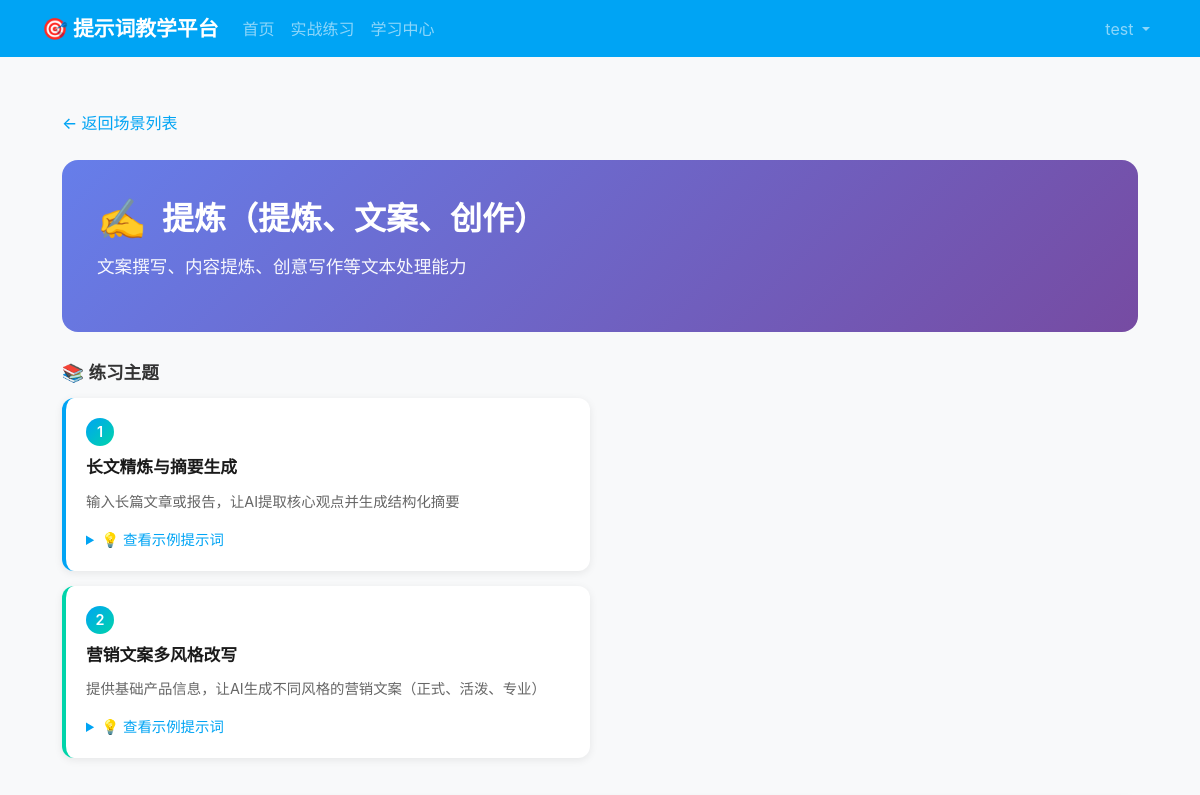
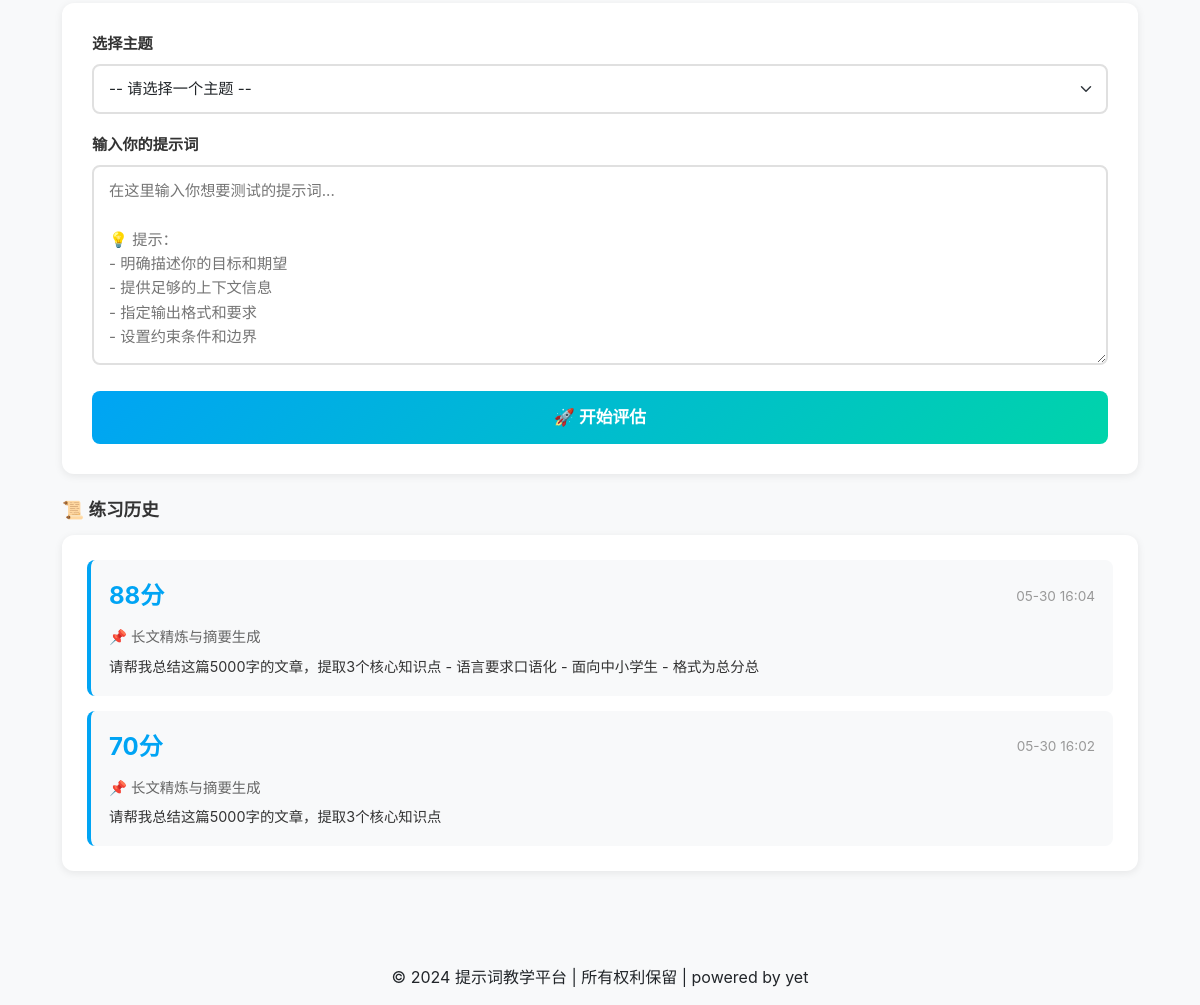
Screenshot of /practice/writing_creation/ (signed in) with the database file from the repository (2 pictures, top to bottom).
### practice/models.py (models this page shows, shortened)
class PracticeScenario(models.Model):
    SCENARIO_CHOICES = [
        ('coding_quality', '编程与代码质量'),
        ('writing_creation', '提炼（提炼、文案、创作）'),
        ('data_analysis', '数据分析与数据可视化'),
        ('data_diagnosis', '数据分析与问题诊断'),
        ('education_growth', '教育与个人成长'),
        ('ai_training', 'AI训练与多模态'),
        ('product_strategy', '产品经理与战略'),
        ('marketing_service', '营销与客户服务'),
        ('spreadsheet_db', '电子表格和数据库'),
        ('legal_policy', '法律与政策制定'),
        ('business_decision', '商业战略与决策'),
        ('creative_writing', '创意写作与内容创作'),
    ]
    scenario_id = models.CharField(max_length=50, unique=True, verbose_name='场景ID')
    title = models.CharField(max_length=100, verbose_name='场景标题')
    description = models.TextField(verbose_name='场景描述')
    icon = models.CharField(max_length=50, default='🎯', verbose_name='图标')
    difficulty = models.CharField(max_length=20, choices=[('beginner', '初级'), ('intermediate', '中级'), ('advanced', '高级')], default='intermediate', verbose_name='难度')
    order = models.IntegerField(default=0, verbose_name='排序')
    is_active = models.BooleanField(default=True, verbose_name='是否启用')
    class Meta:
        ordering = ['order']
        verbose_name = '练习场景'
        verbose_name_plural = '练习场景'

class PracticeTopic(models.Model):
    scenario = models.ForeignKey(PracticeScenario, on_delete=models.CASCADE, related_name='topics', verbose_name='所属场景')
    topic_number = models.IntegerField(verbose_name='主题编号')  # 1 或 2
    title = models.CharField(max_length=200, verbose_name='主题标题')
    description = models.TextField(verbose_name='主题描述')
    example_prompt = models.TextField(blank=True, verbose_name='示例提示词')
    evaluation_criteria = models.JSONField(default=dict, verbose_name='评估标准')
    class Meta:
        ordering = ['topic_number']
        unique_together = ['scenario', 'topic_number']
        verbose_name = '练习主题'
        verbose_name_plural = '练习主题'

class PracticeRecord(models.Model):
    user = models.ForeignKey(User, on_delete=models.CASCADE, related_name='practice_records')
    scenario = models.ForeignKey(PracticeScenario, on_delete=models.CASCADE, null=True, blank=True, verbose_name='练习场景')
    topic = models.ForeignKey(PracticeTopic, on_delete=models.SET_NULL, null=True, blank=True, verbose_name='选择的主题')
    user_prompt = models.TextField(verbose_name='用户提示词')
    system_prompt = models.TextField(verbose_name='系统提示词(场景)', default='')
    llm_response = models.TextField(verbose_name='大模型原始回复', blank=True)
    scores = models.JSONField(verbose_name='评分数据', default=dict)
    suggestions = models.TextField(verbose_name='修改建议', blank=True)
    overall_score = models.IntegerField(verbose_name='综合得分', default=0)
    duration_seconds = models.IntegerField(default=0, verbose_name='练习时长(秒)')
    created_at = models.DateTimeField(auto_now_add=True, verbose_name='创建时间')
    updated_at = models.DateTimeField(auto_now=True, verbose_name='更新时间')
    class Meta:
        ordering = ['-created_at']
        verbose_name = '练习记录'
        verbose_name_plural = '练习记录'

### practice/views.py (the view, shortened to what this page needs)
# urls.py: path('<str:scenario_id>/', views.practice_detail, name='practice_detail'),
@login_required
def practice_detail(request, scenario_id):
    scenario = get_object_or_404(PracticeScenario, scenario_id=scenario_id, is_active=True)
    topics = scenario.topics.all()
    user_records = PracticeRecord.objects.filter(
        user=request.user,
        scenario=scenario
    ).order_by('-created_at')[:10]
    return render(request, 'practice_detail.html', {
        'scenario': scenario,
        'topics': topics,
        'records': user_records
    })

### core/templates/practice_detail.html (shortened to what this page needs)
{% extends 'base.html' %}
{% block content %}
<div class="practice-detail-container">
    <a href="{% url 'practice:practice' %}" class="back-link">
        ← 返回场景列表
    </a>
    <div class="scenario-header">
        <h1>
            <span style="font-size: 2.5rem;">{{ scenario.icon }}</span>
            {{ scenario.title }}
        </h1>
        <p>{{ scenario.description }}</p>
    </div>
    <div class="main-content">
        <div class="left-column">
            <h3 class="section-title">📚 练习主题</h3>
            {% for topic in topics %}
            <div class="topic-card {% if topic.topic_number == 2 %}topic-2{% endif %}">
                <span class="topic-number">{{ topic.topic_number }}</span>
                <h4 class="topic-title">{{ topic.title }}</h4>
                <p class="topic-description">{{ topic.description }}</p>
                {% if topic.example_prompt %}
                <details style="margin-top: 12px;">
                    <summary style="cursor: pointer; color: #00A4F4; font-size: 0.9rem; font-weight: 500;">
                        💡 查看示例提示词
                    </summary>
                </details>
                {% endif %}
            </div>
            {% endfor %}
        </div>
        <div class="center-column">
            <form method="post" id="practiceForm">
                <div class="form-group">
                    <label class="form-label" for="topic">选择主题</label>
                    <select name="topic" id="topic" class="form-select">
                        <option value="">-- 请选择一个主题 --</option>
                    </select>
                </div>
                <div class="form-group">
                    <label class="form-label" for="user_prompt">输入你的提示词</label>
                    <textarea
                        name="user_prompt"
                        id="user_prompt"
                        class="form-textarea"
                        placeholder="在这里输入你想要测试的提示词...&#10;&#10;💡 提示：&#10;- 明确描述你的目标和期望&#10;- 提供足够的上下文信息&#10;- 指定输出格式和要求&#10;- 设置约束条件和边界"
                        required
                    ></textarea>
                </div>
                <button type="submit" class="submit-btn" id="submitBtn">
                    🚀 开始评估
                </button>
            </form>
        </div>
        <div class="right-column">
            <h3 class="section-title">📜 练习历史</h3>
            <div class="results-section">
                {% if records %}
                    {% for record in records %}
                    <div class="result-item">
                        <div class="result-header">
                            <span class="result-score">{{ record.overall_score }}分</span>
                            <span class="result-time">{{ record.created_at|date:"m-d H:i" }}</span>
                        </div>
                        {% if record.topic %}
                        <div class="result-topic">📌 {{ record.topic.title }}</div>
                        {% endif %}
                        <div class="result-preview">{{ record.user_prompt|truncatechars:80 }}</div>
                    </div>
                    {% endfor %}
                {% else %}
                <div class="empty-state">
                    <div class="empty-icon">📝</div>
                    <p>还没有练习记录</p>
                    <p style="font-size: 0.9rem; margin-top: 8px;">开始第一次练习吧！</p>
                </div>
                {% endif %}
            </div>
        </div>
    </div>
</div>
{% endblock %}

### core/templates/base.html (shortened to what this page needs)
{% load static %}
<!DOCTYPE html>
<html lang="zh-CN">
<head>
    <link href="https://cdn.jsdelivr.net/npm/bootstrap@5.3.0/dist/css/bootstrap.min.css" rel="stylesheet">
    <link href="{% static 'css/variables.css' %}" rel="stylesheet">
    <link href="{% static 'css/style.css' %}" rel="stylesheet">
</head>
<body>
    <nav class="navbar navbar-expand-lg navbar-dark bg-primary">
        <div class="container">
            <a class="navbar-brand" href="/">🎯 提示词教学平台</a>
            <div class="collapse navbar-collapse" id="navbarNav">
                <ul class="navbar-nav me-auto">
                    <li class="nav-item">
                        <a class="nav-link" href="/">首页</a>
                    </li>
                    <li class="nav-item">
                        <a class="nav-link" href="{% url 'practice:practice' %}">实战练习</a>
                    </li>
                    <li class="nav-item">
                        <a class="nav-link" href="{% url 'learning:list' %}">学习中心</a>
                    </li>
                </ul>
                <ul class="navbar-nav">
                    {% if user.is_authenticated %}
                        <li class="nav-item dropdown">
                            <a class="nav-link dropdown-toggle" href="#" role="button" data-bs-toggle="dropdown">
                                {{ user.username }}
                            </a>
                        </li>
                    {% endif %}
                </ul>
            </div>
        </div>
    </nav>
    <main class="container mt-4">
        {% block content %}
        {% endblock %}
    </main>
    <footer class="bg-light text-center py-3 mt-5">
        <div class="container">
            <p class="mb-0">&copy; 2024 提示词教学平台 | 所有权利保留 |  powered by yet</p>
        </div>
    </footer>
</body>
</html>

### core/static/css/variables.css (style rules this page uses)
:root { --color-primary: rgb(0, 164, 244); --color-primary-light: #33B8F7; --color-primary-dark: #0089CC; --color-primary-gradient: linear-gradient(135deg, var(--color-primary) 0%, #0096d6 100%); --color-success: #10B981; --color-success-light: #E8F5E9; --color-warning: #F59E0B; --color-warning-light: #FFF3E0; --color-danger: #EF4444; --color-danger-light: #FCE4EC; --color-info: #3B82F6; --color-text-primary: #1a1a1a; --color-text-secondary: #2c3e50; --color-text-tertiary: #495057; --color-text-muted: #6c757d; --color-text-placeholder: #999; --color-bg-white: #ffffff; --color-bg-light: #f8f9fa; --color-bg-soft: #fafbfc; --color-bg-muted: #e9ecef; --color-bg-alt: #f1f3f5; --color-border: #dee2e6; --color-border-light: #e9ecef; --color-border-focus: rgba(13, 110, 253, 0.25); --space-xs: 0.25rem; --space-sm: 0.5rem; --space-md: 1rem; --space-lg: 1.5rem; --space-xl: 2rem; --space-2xl: 2.5rem; --space-3xl: 3rem; --radius-sm: 6px; --radius-md: 8px; --radius-lg: 10px; --radius-xl: 12px; --radius-16: 16px; --radius-20: 20px; --radius-full: 50%; --shadow-sm: 0 1px 2px rgba(0, 0, 0, 0.05); --shadow-md: 0 2px 4px rgba(0, 0, 0, 0.1); --shadow-lg: 0 4px 8px rgba(0, 0, 0, 0.15); --shadow-xl: 0 8px 16px rgba(0, 0, 0, 0.15); --shadow-primary: 0 2px 8px rgba(0, 164, 244, 0.3); --shadow-primary-hover: 0 4px 12px rgba(0, 164, 244, 0.5); --font-family-base: -apple-system, BlinkMacSystemFont, 'Segoe UI', Roboto, 'Helvetica Neue', Arial, sans-serif; --font-family-mono: 'Consolas', 'Monaco', monospace; --font-size-xs: 0.75rem; --font-size-sm: 0.85rem; --font-size-base: 0.95rem; --font-size-md: 1rem; --font-size-lg: 1.05rem; --font-size-xl: 1.1rem; --font-size-2xl: 1.3rem; --font-size-3xl: 1.75rem; --font-size-4xl: 2.2rem; --font-weight-normal: 400; --font-weight-medium: 500; --font-weight-semibold: 600; --font-weight-bold: 700; --font-weight-extrabold: 800; --line-height-tight: 1.25; --line-height-normal: 1.5; --line-height-relaxed: 1.6; --line-height-loose: 1.85; --transition-fast: 0.2s ease; --transition-normal: 0.3s ease; --transition-slow: 0.35s cubic-bezier(0.4, 0, 0.2, 1); --z-dropdown: 100; --z-sticky: 200; --z-fixed: 300; --z-modal-backdrop: 400; --z-modal: 500; --z-popover: 600; --z-tooltip: 700; }
.bg-primary { background-color: var(--color-primary) !important; }

### core/static/css/style.css (style rules this page uses)
body { font-family: -apple-system, BlinkMacSystemFont, 'Segoe UI', Roboto, 'Helvetica Neue', Arial, sans-serif; background-color: #f8f9fa; }
.navbar-brand { font-weight: bold; font-size: 1.3rem; }
.form-control, .form-select { border-radius: 6px; }
footer { margin-top: auto; }

### rows the page displays
PracticeScenario: icon "✍️", title "提炼（提炼、文案、创作）", description "文案撰写、内容提炼、创意写作等文本处理能力"
PracticeTopic: topic_number "1", title "长文精炼与摘要生成", description "输入长篇文章或报告，让AI提取核心观点并生成结构化摘要"
PracticeTopic: topic_number "2", title "营销文案多风格改写", description "提供基础产品信息，让AI生成不同风格的营销文案（正式、活泼、专业）"
PracticeRecord: overall_score "88", created_at "05-30 16:04", topic "长文精炼与摘要生成", user_prompt "请帮我总结这篇5000字的文章，提取3个核心知识点 - 语言要求口语化 - 面向中小学生 - 格式为总分总"
PracticeRecord: overall_score "70", created_at "05-30 16:02", topic "长文精炼与摘要生成", user_prompt "请帮我总结这篇5000字的文章，提取3个核心知识点"

### other values shown
{{ user.username }} "test"
